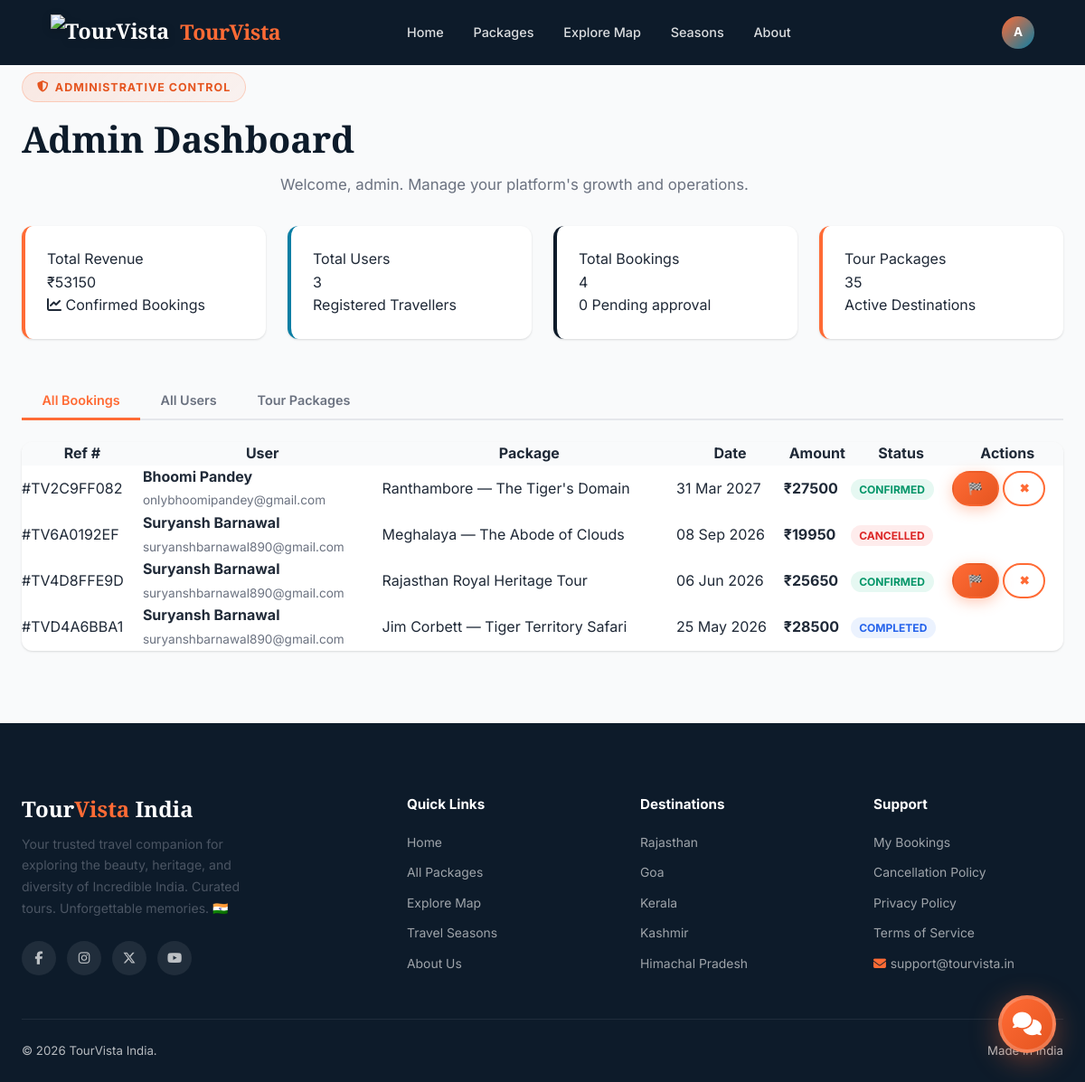
Page /accounts/admin-dashboard/ (signed in) on the earlier database version.
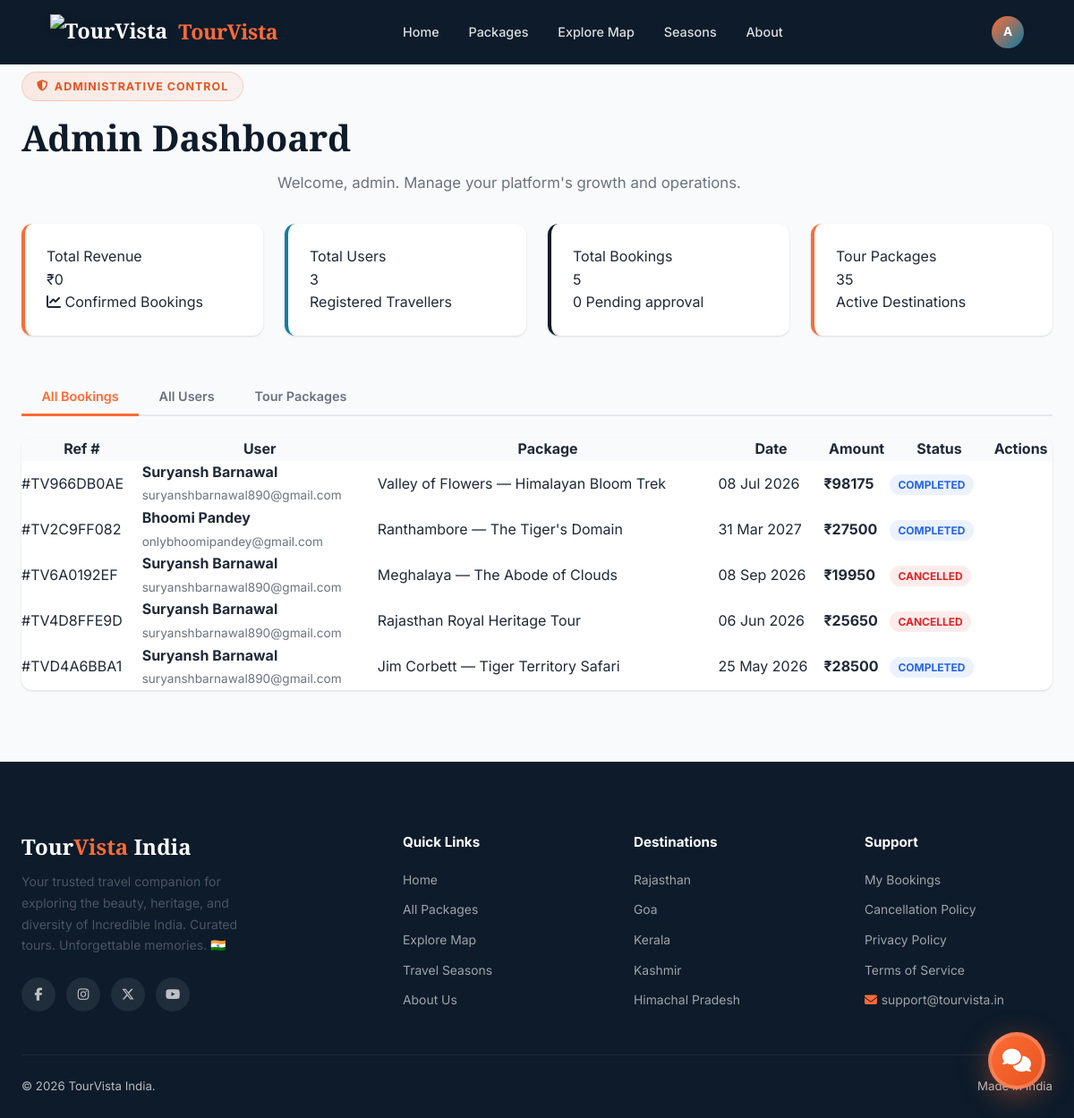
Same page on the later database version.
### bookings/models.py (models this page shows, shortened)
class Booking(models.Model):
    booking_ref = models.CharField(max_length=12, unique=True, blank=True)
    user = models.ForeignKey(User, on_delete=models.CASCADE, related_name='bookings')
    package = models.ForeignKey(TourPackage, on_delete=models.CASCADE, related_name='bookings')
    first_name = models.CharField(max_length=50)
    last_name = models.CharField(max_length=50)
    email = models.EmailField()
    phone = models.CharField(max_length=15)
    num_travellers = models.PositiveIntegerField(default=1)
    travel_date = models.DateField()
    special_requests = models.TextField(blank=True)
    price_per_person = models.DecimalField(max_digits=10, decimal_places=2)
    total_amount = models.DecimalField(max_digits=12, decimal_places=2)
    status = models.CharField(max_length=20, choices=BOOKING_STATUS, default='pending')
    created_at = models.DateTimeField(auto_now_add=True)
    updated_at = models.DateTimeField(auto_now=True)
    class Meta:
        ordering = ['-created_at']
    @property
    def full_name(self):
        return f"{self.first_name} {self.last_name}"

### core/models.py (models this page shows, shortened)
class TourPackage(models.Model):
    title = models.CharField(max_length=255)
    slug = models.SlugField(unique=True, blank=True)
    destination = models.ForeignKey(Destination, on_delete=models.SET_NULL, null=True, blank=True)
    state = models.CharField(max_length=50, choices=INDIAN_STATES, default='rajasthan')
    description = models.TextField()
    highlights = models.TextField(blank=True, help_text="One highlight per line")
    itinerary = models.TextField(blank=True, help_text="Day-wise itinerary")
    inclusions = models.TextField(blank=True)
    exclusions = models.TextField(blank=True)
    duration_days = models.PositiveIntegerField(default=3)
    max_group_size = models.PositiveIntegerField(default=20)
    price_per_person = models.DecimalField(max_digits=10, decimal_places=2)
    discount_percent = models.PositiveIntegerField(default=0)
    difficulty = models.CharField(max_length=20, choices=DIFFICULTY_LEVELS, default='easy')
    best_season = models.CharField(max_length=20, choices=SEASONS, default='all')
    transportation = models.CharField(max_length=30, choices=TRANSPORT_CHOICES, default='flight')
    accommodation = models.CharField(max_length=30, choices=ACCOMMODATION_CHOICES, default='hotel')
    hotel_name = models.CharField(max_length=255, blank=True, help_text="Specific hotel name, e.g. Taj Lake Palace")
    hotel_star_rating = models.PositiveIntegerField(
        null=True, blank=True,
        choices=[(i, f'{i} Star') for i in range(1, 6)],
        help_text="Hotel star rating 1–5"
    )
    transport_details = models.CharField(max_length=255, blank=True, help_text="e.g. Indigo Flight + Private Innova Crysta")
    main_image = models.ImageField(upload_to='packages/', null=True, blank=True)
    image_2 = models.ImageField(upload_to='packages/', null=True, blank=True)
    image_3 = models.ImageField(upload_to='packages/', null=True, blank=True)
    image_4 = models.ImageField(upload_to='packages/', null=True, blank=True)
    is_featured = models.BooleanField(default=False)
    is_active = models.BooleanField(default=True)
    created_at = models.DateTimeField(auto_now_add=True)
    updated_at = models.DateTimeField(auto_now=True)
    city_name = models.CharField(max_length=100, blank=True, help_text="City name for weather API (e.g. Jaipur)")
    class Meta:
        ordering = ['-is_featured', '-created_at']

### accounts/views.py (the view)
# urls.py: path('admin-dashboard/', views.admin_dashboard, name='admin_dashboard'),
@login_required
def admin_dashboard(request):
    if not request.user.is_staff:
        messages.error(request, 'Access denied. Admins only.')
        return redirect('accounts:dashboard')
    all_users = User.objects.all().select_related('profile')
    all_bookings = Booking.objects.all().select_related('user', 'package').order_by('-created_at')
    from core.models import TourPackage
    all_packages = TourPackage.objects.all()
    total_revenue = sum(b.total_amount for b in all_bookings if b.status == 'confirmed')
    pending_bookings = all_bookings.filter(status='pending').count()
    context = {
        'all_users': all_users,
        'all_bookings': all_bookings,
        'all_packages': all_packages,
        'total_users': all_users.count(),
        'total_bookings': all_bookings.count(),
        'total_packages': all_packages.count(),
        'total_revenue': total_revenue,
        'pending_count': pending_bookings,
    }
    return render(request, 'accounts/admin_dashboard.html', context)

### templates/accounts/admin_dashboard.html (shortened to what this page needs)
{% extends 'base.html' %}
{% load static %}
{% block content %}
<div class="section" style="background:var(--gray-50); min-height:80vh">
    <div class="container">
        <div class="section-header" style="text-align:left; margin-bottom:2rem">
            <div class="badge-tag"><i class="fas fa-shield-alt"></i> Administrative Control</div>
            <h2>Admin Dashboard</h2>
            <p>Welcome, {{ user.first_name|default:user.username }}. Manage your platform's growth and operations.</p>
        </div>
        <div style="display:grid; grid-template-columns:repeat(auto-fit, minmax(240px, 1fr)); gap:1.5rem; margin-bottom:3rem">
            <div style="background:white; padding:1.5rem; border-radius:var(--radius); box-shadow:var(--shadow-sm); border-left:4px solid var(--saffron)">
                <div class="label">Total Revenue</div>
                <div class="value">₹{{ total_revenue|floatformat:0 }}</div>
                <div class="meta"><i class="fas fa-chart-line"></i> Confirmed Bookings</div>
            </div>
            <div style="background:white; padding:1.5rem; border-radius:var(--radius); box-shadow:var(--shadow-sm); border-left:4px solid var(--teal)">
                <div class="label">Total Users</div>
                <div class="value">{{ total_users }}</div>
                <div class="meta">Registered Travellers</div>
            </div>
            <div style="background:white; padding:1.5rem; border-radius:var(--radius); box-shadow:var(--shadow-sm); border-left:4px solid var(--navy)">
                <div class="label">Total Bookings</div>
                <div class="value">{{ total_bookings }}</div>
                <div class="meta">{{ pending_count }} Pending approval</div>
            </div>
            <div style="background:white; padding:1.5rem; border-radius:var(--radius); box-shadow:var(--shadow-sm); border-left:4px solid var(--saffron)">
                <div class="label">Tour Packages</div>
                <div class="value">{{ total_packages }}</div>
                <div class="meta">Active Destinations</div>
            </div>
        </div>
        <div class="detail-tabs" style="margin-bottom:1.5rem">
            <button class="tab-btn active" data-tab="tab-bookings">All Bookings</button>
            <button class="tab-btn" data-tab="tab-users">All Users</button>
            <button class="tab-btn" data-tab="tab-packages">Tour Packages</button>
        </div>
        <div class="tab-panel active" id="tab-bookings">
            <div style="background:white; border-radius:var(--radius); box-shadow:var(--shadow-sm); overflow-x:auto">
                <table style="width:100%; border-collapse:collapse;">
                    <thead>
                        <tr style="background:var(--gray-50)">
                            <th>Ref #</th>
                            <th>User</th>
                            <th>Package</th>
                            <th>Date</th>
                            <th>Amount</th>
                            <th>Status</th>
                            <th>Actions</th>
                        </tr>
                    </thead>
                    <tbody>
                        {% for b in all_bookings %}
                        <tr>
                            <td>#{{ b.booking_ref }}</td>
                            <td>
                                <strong>{{ b.full_name|default:"N/A" }}</strong><br>
                                <small>{{ b.user.email|default:"—" }}</small>
                            </td>
                            <td>{{ b.package.title }}</td>
                            <td>{{ b.travel_date|date:"d M Y" }}</td>
                            <td><strong>₹{{ b.total_amount|floatformat:0 }}</strong></td>
                            <td>
                                <span class="badge status-{{ b.status|default:'unknown' }}">
                                    {{ b.status|title }}
                                </span>
                            </td>
                            <td>
                                {% if b.status == 'confirmed' %}
                                    <a href="{% url 'accounts:admin_update_booking_status' b.id 'completed' %}" class="btn btn-primary btn-sm">🏁</a>
                                {% endif %}
                                {% if b.status != 'cancelled' and b.status != 'completed' %}
                                    <a href="{% url 'accounts:admin_update_booking_status' b.id 'cancelled' %}" class="btn btn-outline btn-sm">✖</a>
                                {% endif %}
                            </td>
                        </tr>
                        {% empty %}
                        <tr>
                            <td colspan="7" style="text-align:center; padding:2rem;">
                                No bookings found.
                            </td>
                        </tr>
                        {% endfor %}
                    </tbody>
                </table>
            </div>
        </div>
    </div>
</div>
{% endblock %}

### templates/base.html (shortened to what this page needs)
{% load static %}
<!DOCTYPE html>
<html lang="en">
<head>
  <link rel="stylesheet" href="https://cdnjs.cloudflare.com/ajax/libs/font-awesome/6.5.1/css/all.min.css">
  <link rel="stylesheet" href="{% static 'css/style.css' %}">
  <link rel="stylesheet" href="https://unpkg.com/leaflet@1.9.4/dist/leaflet.css">
  <link rel="stylesheet" href="https://unpkg.com/aos@2.3.1/dist/aos.css">
</head>
<body>
  <nav class="navbar {% block navbar_class %}solid{% endblock %}" id="main-navbar">
    <div class="container" style="display:flex;align-items:center;width:100%;gap:2rem">
      <a href="{% url 'core:home' %}" class="nav-brand" style="display:flex;align-items:center;gap:.75rem">
        <img src="{% static 'img/logo.png' %}" alt="TourVista"
          style="height:40px;width:auto;filter:drop-shadow(0 2px 4px rgba(0,0,0,.2))">
        <span style="font-family:'Playfair Display',serif;font-weight:700;letter-spacing:-0.02em">Tour<span
            style="color:var(--saffron)">Vista</span></span>
      </a>
      <div class="nav-links">
        <a href="{% url 'core:home' %}" {% if request.resolver_match.url_name == 'home' %}class="active" {% endif %}>Home</a>
        <a href="{% url 'core:packages' %}" {% if 'package' in request.resolver_match.url_name %}class="active" {% endif %}>Packages</a>
        <a href="{% url 'core:explore_map' %}">Explore Map</a>
        <a href="{% url 'core:seasons' %}">Seasons</a>
        <a href="{% url 'core:about' %}">About</a>
      </div>
      <div class="nav-actions" style="margin-left:auto;flex-shrink:0">
        {% if user.is_authenticated %}
        <div class="nav-dropdown">
          <div class="nav-avatar" title="{{ user.username }}">
            {% if user.first_name %}{{ user.first_name.0|upper }}{% else %}{{ user.username.0|upper }}{% endif %}
          </div>
        </div>
        {% else %}
        <a href="{% url 'accounts:login' %}" class="btn btn-outline btn-sm"
          style="color:white;border-color:rgba(255,255,255,.4)">Login</a>
        <a href="{% url 'accounts:register' %}" class="btn btn-primary btn-sm">Sign Up Free</a>
        {% endif %}
      </div>
    </div>
  </nav>
  {% block content %}{% endblock %}
  <footer class="footer">
    <div class="container">
      <div class="footer-grid">
        <div class="footer-brand">
          <h3>Tour<span>Vista</span> India</h3>
          <p>Your trusted travel companion for exploring the beauty, heritage, and diversity of Incredible India.
            Curated tours. Unforgettable memories. 🇮🇳</p>
          <div class="footer-social">
            <a href="#" aria-label="Facebook"><i class="fab fa-facebook-f"></i></a>
            <a href="#" aria-label="Instagram"><i class="fab fa-instagram"></i></a>
            <a href="#" aria-label="Twitter"><i class="fab fa-x-twitter"></i></a>
            <a href="#" aria-label="YouTube"><i class="fab fa-youtube"></i></a>
          </div>
        </div>
        <div class="footer-col">
          <h4>Quick Links</h4>
          <ul>
            <li><a href="{% url 'core:home' %}">Home</a></li>
            <li><a href="{% url 'core:packages' %}">All Packages</a></li>
            <li><a href="{% url 'core:explore_map' %}">Explore Map</a></li>
            <li><a href="{% url 'core:seasons' %}">Travel Seasons</a></li>
            <li><a href="{% url 'core:about' %}">About Us</a></li>
          </ul>
        </div>
        <div class="footer-col">
          <h4>Destinations</h4>
          <ul>
            <li><a href="{% url 'core:packages' %}?state=rajasthan">Rajasthan</a></li>
            <li><a href="{% url 'core:packages' %}?state=goa">Goa</a></li>
            <li><a href="{% url 'core:packages' %}?state=kerala">Kerala</a></li>
            <li><a href="{% url 'core:packages' %}?state=kashmir">Kashmir</a></li>
            <li><a href="{% url 'core:packages' %}?state=himachal_pradesh">Himachal Pradesh</a></li>
          </ul>
        </div>
        <div class="footer-col">
          <h4>Support</h4>
          <ul>
            <li><a href="{% url 'accounts:dashboard' %}">My Bookings</a></li>
            <li><a href="#">Cancellation Policy</a></li>
            <li><a href="#">Privacy Policy</a></li>
            <li><a href="#">Terms of Service</a></li>
            <li><a href="mailto:support@tourvista.in"><i class="fas fa-envelope"
                  style="margin-right:.3rem;color:#FF6B35"></i>support@tourvista.in</a></li>
          </ul>
        </div>
      </div>
      <div class="footer-bottom">
        <span>© {% now "Y" %} TourVista India.</span>
        <span>Made in India </span>
      </div>
    </div>
  </footer>
  <div class="chatbot-bubble">
    <button class="chatbot-toggle" id="chatbot-toggle" aria-label="Open chat assistant" aria-expanded="false">
      <i class="fas fa-comments"></i>
    </button>
  </div>
</body>
</html>

### templates/accounts/admin_dashboard.html (style rules this page uses)
.badge { padding: .25rem .6rem; border-radius: 999px; font-size: .75rem; font-weight: 700; text-transform: uppercase; }
.status-completed { background: rgba(59,130,246,.1); color: #2563EB; }
.status-cancelled, .status-unknown { background: rgba(239,68,68,.1); color: #DC2626; }

Differences in the rows shown:
added Booking: booking_ref "TV966DB0AE", full_name "Suryansh Barnawal", user.email "suryanshbarnawal890@gmail.com", package "Valley of Flowers — Himalayan Bloom Trek", travel_date "08 Jul 2026", total_amount "98175", status "COMPLETED"
changed Booking "TV2C9FF082": status "CONFIRMED" → "COMPLETED"; no longer shows "🏁 ✖"
changed Booking "TV4D8FFE9D": status "CONFIRMED" → "CANCELLED"; no longer shows "🏁 ✖"
Other differences:
{{ total_revenue|floatformat:0 }}: "53150" → "0"
{{ total_bookings }}: "4" → "5"
